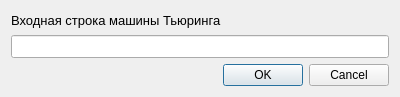
<?xml version="1.0" encoding="UTF-8"?>
<ui version="4.0">
 <class>StringView</class>
 <widget class="QDialog" name="StringView">
  <property name="geometry">
   <rect>
    <x>0</x>
    <y>0</y>
    <width>400</width>
    <height>97</height>
   </rect>
  </property>
  <property name="maximumSize">
   <size>
    <width>16777215</width>
    <height>97</height>
   </size>
  </property>
  <property name="windowTitle">
   <string>Редактирование входной строки ленты</string>
  </property>
  <layout class="QVBoxLayout" name="verticalLayout">
   <item>
    <widget class="QLabel" name="label">
     <property name="font">
      <font>
       <pointsize>10</pointsize>
      </font>
     </property>
     <property name="text">
      <string>Входная строка машины Тьюринга</string>
     </property>
    </widget>
   </item>
   <item>
    <widget class="QLineEdit" name="lineEdit">
     <property name="font">
      <font>
       <pointsize>10</pointsize>
      </font>
     </property>
    </widget>
   </item>
   <item>
    <widget class="QDialogButtonBox" name="buttonBox">
     <property name="orientation">
      <enum>Qt::Horizontal</enum>
     </property>
     <property name="standardButtons">
      <set>QDialogButtonBox::Cancel|QDialogButtonBox::Ok</set>
     </property>
    </widget>
   </item>
  </layout>
 </widget>
 <resources/>
 <connections>
  <connection>
   <sender>buttonBox</sender>
   <signal>accepted()</signal>
   <receiver>StringView</receiver>
   <slot>accept()</slot>
   <hints>
    <hint type="sourcelabel">
     <x>248</x>
     <y>254</y>
    </hint>
    <hint type="destinationlabel">
     <x>157</x>
     <y>274</y>
    </hint>
   </hints>
  </connection>
  <connection>
   <sender>buttonBox</sender>
   <signal>rejected()</signal>
   <receiver>StringView</receiver>
   <slot>reject()</slot>
   <hints>
    <hint type="sourcelabel">
     <x>316</x>
     <y>260</y>
    </hint>
    <hint type="destinationlabel">
     <x>286</x>
     <y>274</y>
    </hint>
   </hints>
  </connection>
 </connections>
</ui>
